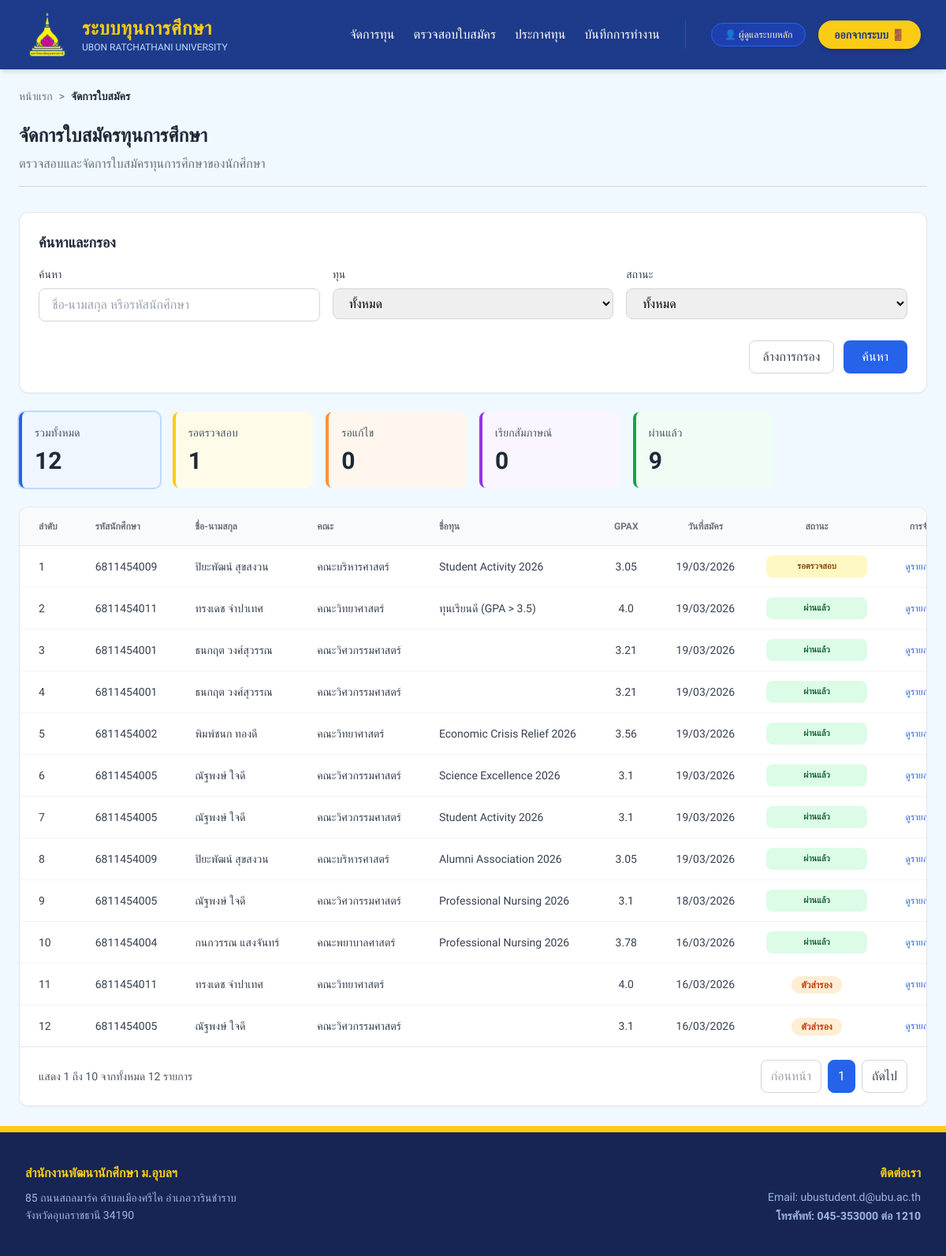
The app's page /officer/applications (signed in), older data.
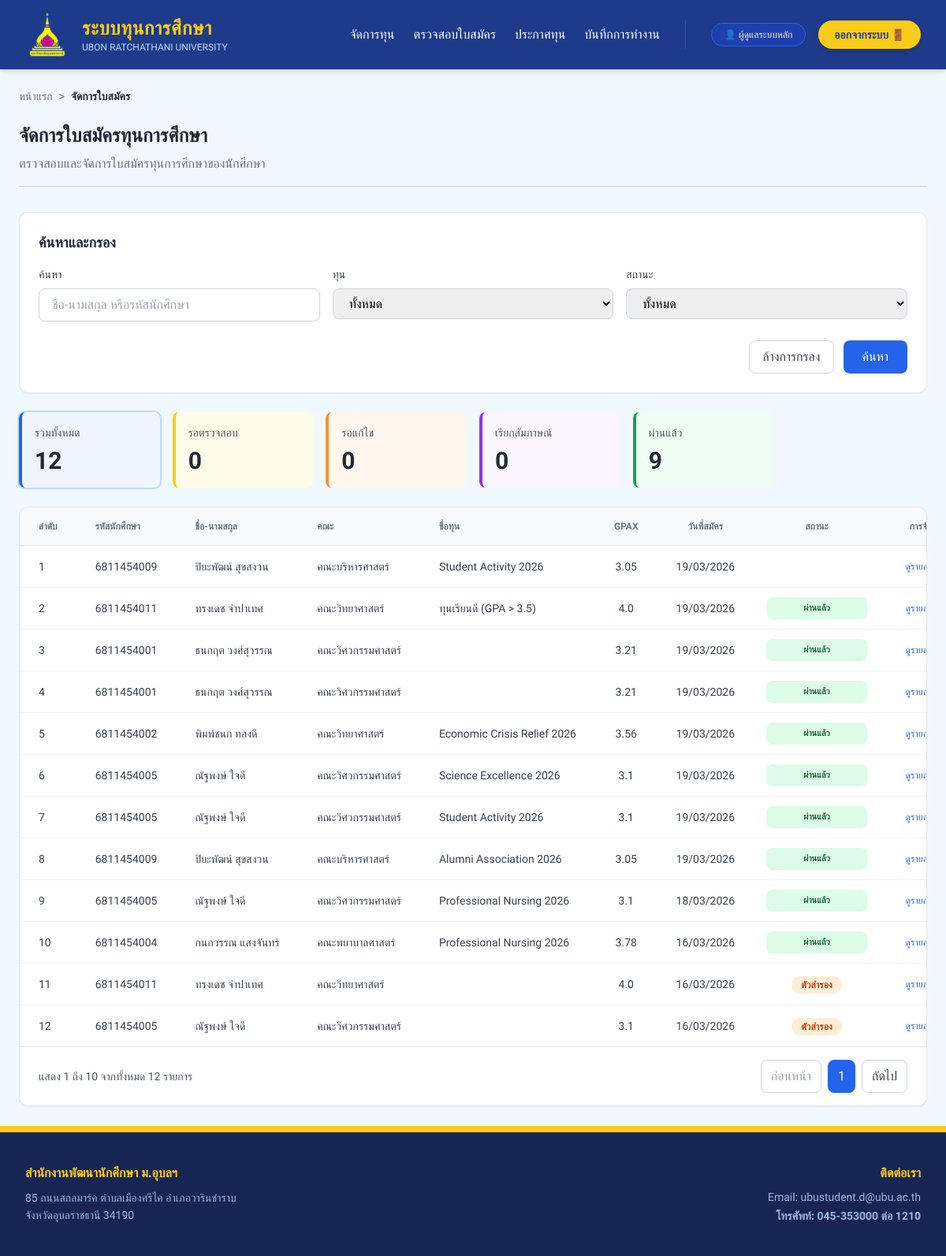
The same page, newer data.
### models.py (models this page shows, shortened)
class Application(db.Model):
    __tablename__ = 'application'
    id = db.Column(db.String, primary_key=True)
    student_id = db.Column(db.String(20), nullable=False)
    student_name = db.Column(db.String(100))
    faculty = db.Column(db.String(100)) # <--- คงไว้ตามที่คุณเพิ่มมา
    scholarship_id = db.Column(db.Integer, db.ForeignKey('scholarship.id'))
    status = db.Column(db.String(20), default='pending')
    reviewing_by = db.Column(db.String(50))
    reviewing_at = db.Column(db.DateTime)
    status_description = db.Column(db.Text)
    is_scored = db.Column(db.Boolean, default=False)
    total_score = db.Column(db.Integer, default=0)
    created_at = db.Column(db.DateTime, default=datetime.utcnow) #เก็บวันที่สมัคร
    application_file = db.Column(db.String(200), nullable=True) #เอกสารไฟล์เเนบของนักศึกษา
    reject_reason = db.Column(db.Text, nullable=True) #เหตุผลจากเจ้าหน้าที่
    interview_date = db.Column(db.Date, nullable=True) # วันที่นัดสัมภาษณ์
    interview_time = db.Column(db.String(100), nullable=True) # เเวลานัดสัมภาษณ์
    interview_location = db.Column(db.String(255), nullable=True) #สถานที่นัดสัมภาษณ์
    notes = db.Column(db.Text, nullable=True) # เหตุผล/ข้อมูลเพิ่มเติมจากนักศึกษา
    form_data = db.Column(db.Text, nullable=True) # JSON ข้อมูลเต็มจากฟอร์มสมัคร
    activity_hours = db.Column(db.Integer, default=0)
    parttime_type = db.Column(db.String(50))
    parttime_description = db.Column(db.Text)
    @property
    def gpa(self):
        s = Student.query.filter_by(student_id=self.student_id).first()
        return s.gpax if s and s.gpax is not None else "-"
    @property
    def application_date(self):
        return self.created_at.strftime('%d/%m/%Y') if self.created_at else "-"

class Scholarship(db.Model):
    __tablename__ = 'scholarship'
    id = db.Column(db.Integer, primary_key=True)
    name = db.Column(db.String(100), nullable=False) # ชื่อทุน
    amount = db.Column(db.Float, nullable=True) # ทุนละเท่าไหร่
    start_date        = db.Column(db.DateTime)          # วันที่เริ่มเปิดรับ
    end_date          = db.Column(db.DateTime)          # วันที่ปิดรับ
    faculty_condition = db.Column(db.String(255))       # คณะที่ระบุ หรือ "ทุกคณะ"
    min_gpax          = db.Column(db.Float, default=0.0) # เกรดเฉลี่ยขั้นต่ำ
    income_cap        = db.Column(db.Float)             # รายได้ครอบครัวไม่เกิน
    number_of_scholarships = db.Column(db.Integer)           # จำนวนทุนที่เปิดรับ
    scholarship_type  = db.Column(db.String(50)) # ประเภทของทุน (เช่น ทุน ภายใน/ภายนอก/บริจาค)
    provider          = db.Column(db.String(100)) # หน่วยงานของทุนนั้นๆ
    status            = db.Column(db.String(20), default='open')  # สถานะของทุน open(เปิดรับ),checking=close(กำลังตรวจสอบ,ปิดทุน), interview(รายชื่อสัมภาษณ์), announce(รายชื่อได้รับทุน)
    interview_file_url = db.Column(db.String(500))    # ลิงก์ไฟล์ประกาศสัมภาษณ์
    announce_file_url = db.Column(db.String(500))     # ลิงก์ไฟล์ประกาศคนได้ทุน
    announcement_date = db.Column(db.DateTime, nullable=True) # วันที่ประกาศผล
    image = db.Column(db.String(200), nullable=True) # ชื่อไฟล์ภาพ
    qualifications = db.Column(db.Text, nullable=True) # คุณสมบัติ
    conditions = db.Column(db.Text, nullable=True) # เงื่อนไข
    scholarship_nature = db.Column(db.String(50), nullable=True) # ลักษณะทุน (ทุนรายปี, ฯลฯ)
    required_documents = db.Column(db.Text, nullable=True) # เอกสารที่ต้องส่ง
    criteria     = db.relationship('Criterion',   backref='scholarship', lazy=True)
    applications = db.relationship('Application', backref='scholarship', lazy=True)

class Student(db.Model):
    __tablename__ = 'student'
    id = db.Column(db.Integer, primary_key=True)
    student_id = db.Column(db.String(20), unique=True, nullable=False)
    password_hash = db.Column(db.String(200), nullable=True)
    name = db.Column(db.String(100), nullable=False)
    citizen_id       = db.Column(db.String(13))   # [REG]
    address_domicile = db.Column(db.Text)          # [REG]
    email            = db.Column(db.String(100))   # [REG]
    mobile           = db.Column(db.String(20))    # [REG/Editable]
    address_current  = db.Column(db.Text)          # [Self]
    facebook         = db.Column(db.String(100))   # [Self]
    line_id          = db.Column(db.String(100))   # [Self]
    faculty              = db.Column(db.String(100))
    year                 = db.Column(db.String(10))   # เช่น "ปี 1"
    gpax                 = db.Column(db.Float)
    advisor_name         = db.Column(db.String(100))
    disciplinary_status  = db.Column(db.String(50))
    father_name   = db.Column(db.String(100))  # [REG]
    mother_name   = db.Column(db.String(100))  # [REG]
    father_job    = db.Column(db.String(100))  # [Self]
    father_income = db.Column(db.Float)        # [Self] รายได้บิดา/เดือน
    inc_father    = db.Column(db.Float)        # [Self] เงินที่บิดาส่งให้/เดือน
    father_health = db.Column(db.Text)         # [Self]
    mother_job    = db.Column(db.String(100))  # [Self]
    mother_income = db.Column(db.Float)        # [Self] รายได้มารดา/เดือน
    inc_mother    = db.Column(db.Float)        # [Self] เงินที่มารดาส่งให้/เดือน
    mother_health = db.Column(db.Text)         # [Self] ปัญหาสุขภาพมารดา
    parents_status = db.Column(db.String(50))  # [Self]
    housing_status = db.Column(db.String(100)) # [Self]
    rent_amount    = db.Column(db.Float)        # [Self] ค่าเช่าบ้าน/เดือน
    housing_other  = db.Column(db.String(100)) # [Self] ระบุที่อยู่อาศัยอื่นๆ
    land_status       = db.Column(db.String(100))  # [Self]
    agri_own_amount   = db.Column(db.Float)         # [Self] จำนวนที่ดินตัวเอง (ไร่)
    agri_rent_amount  = db.Column(db.Float)         # [Self] จำนวนที่ดินเช่า (ไร่)
    agri_rent_cost    = db.Column(db.Float)         # [Self] ค่าเช่าที่ดิน (บาท/เดือน)
    agri_other_detail = db.Column(db.String(100))   # [Self] ระบุอาศัยที่ดินผู้อื่น
    guardian_name     = db.Column(db.String(100))  # [Self]
    guardian_relation = db.Column(db.String(50))   # [Self]
    guardian_job      = db.Column(db.String(100))  # [Self]
    guardian_income   = db.Column(db.Float)         # [Self]
    siblings_list = db.Column(db.JSON)  # [Self] เก็บเป็น JSON
    inc_guardian    = db.Column(db.Float)  # [Self] ได้รับจากผู้อุปการะ
    inc_scholarship = db.Column(db.Float)  # [Self] ได้รับจากทุนการศึกษา (เฉลี่ยรายเดือน)
    inc_parttime    = db.Column(db.Float)  # [Self] ได้รับจากการทำงาน Part time
    exp_food        = db.Column(db.Float)  # [Self] ค่าอาหาร
    exp_dorm        = db.Column(db.Float)  # [Self] ค่าหอพัก
    exp_transport   = db.Column(db.Float)  # [Self] ค่าพาหนะ/เดินทาง
    exp_other       = db.Column(db.Float)  # [Self] ค่าใช้จ่ายอื่นๆ
    monthly_allowance  = db.Column(db.Float)        # [Self] เงินที่ได้รับต่อเดือน (รวม)
    loan_student_fund  = db.Column(db.Boolean)      # [Self] สถานะ กยศ.
    loan_type          = db.Column(db.String(100))  # [Self] ประเภทการกู้
    scholarship_history = db.Column(db.JSON)        # [Self] ประวัติรับทุน
    activity_hours      = db.Column(db.Integer, default=0) # [Self] ชั่วโมงกิจกรรม
    parttime_type      = db.Column(db.String(50))      # [Self] ประเภทรายได้พิเศษ (วันต่อวัน/ทำทุกวัน)
    parttime_description = db.Column(db.Text)           # [Self] รายละเอียดงานพิเศษ
    profile_completeness    = db.Column(db.Integer, default=0)    # คะแนนความสมบูรณ์ของโปรไฟล์ (0-100)
    total_family_income     = db.Column(db.Float,   default=0.0)  # รายได้รวมครอบครัว (คำนวณอัตโนมัติ)
    financial_hardship_score = db.Column(db.Float,  default=0.0)  # ดัชนีความลำบากทางการเงิน (0-1)
    is_profile_locked       = db.Column(db.Boolean, default=False) # ล็อกโปรไฟล์หลังส่งใบสมัคร
    profile_pic = db.Column(db.String(500), nullable=True)  # URL of profile picture

### routes/officer_routes.py (the view, shortened to what this page needs)
@officer_bp.route('/applications')
def applications():
    status_filter = request.args.get('status')
    scholarship_id_filter = request.args.get('scholarship_id', type=int)
    search_query = request.args.get('search', '').strip()
    allowed_statuses = {'draft', 'pending', 'reviewing', 'needs_edit', 'interview', 'approved'}
    if status_filter not in allowed_statuses:
        status_filter = None
    applications_query = Application.query.order_by(Application.created_at.desc())
    if scholarship_id_filter:
        applications_query = applications_query.filter_by(scholarship_id=scholarship_id_filter)
    if status_filter:
        applications_query = applications_query.filter_by(status=status_filter)
    all_applications = applications_query.all()
    scholarships = Scholarship.query.all()
    draft_count = Application.query.filter_by(status='draft').count()
    pending_count = Application.query.filter_by(status='pending').count()
    approved_count = Application.query.filter(
        or_(
            Application.status == 'approved',
            Application.status == 'Selected',
            Application.status == 'ได้รับทุนการศึกษา'
        )
    ).count()
    interview_count = Application.query.filter_by(status='interview').count()
    needs_edit_count = Application.query.filter_by(status='needs_edit').count()
    total_count = Application.query.count()
    page = 1
    per_page = 10
    total_pages = (len(all_applications) + per_page - 1) // per_page
    start_index = (page - 1) * per_page + 1 if all_applications else 0
    end_index = min(page * per_page, len(all_applications)) if all_applications else 0
    return render_template('officer/applications.html',
                           applications=all_applications,
                           scholarships=scholarships,
                           draft_count=draft_count,
                           pending_count=pending_count,
                           approved_count=approved_count,
                           interview_count=interview_count,
                           total_count=total_count,
                           needs_edit_count=needs_edit_count,
                           page=page, per_page=per_page, total_pages=total_pages,
                           start_index=start_index, end_index=end_index,
                           selected_status=status_filter,
                           selected_scholarship_id=scholarship_id_filter,
                           search_query=search_query)

### routes/officer_routes.py (called while the page is built)
@officer_bp.before_request
def require_officer_login():
    exempt_routes = ['officer.login', 'officer.api_scholarships']
    if request.endpoint and request.endpoint not in exempt_routes:
        if "user_id" not in session or session.get("role") != "officer":
            if request.path.startswith('/officer/api/'):
                return jsonify({"status": "error", "message": "Unauthorized API access. Session required."}), 401
            flash("กรุณาเข้าสู่ระบบในฐานะเจ้าหน้าที่", "error")
            return redirect(url_for("login")) # Assuming login is the global login defined in app.py

### templates/officer/applications.html (shortened to what the changed rows need)
{% extends "layouts/base.html" %}
{% block content %}
<div class="max-w-7xl mx-auto p-6">
    <div class="mb-8 pb-4 border-b border-gray-300">
        <h1 class="text-2xl font-bold text-gray-800 mb-2">จัดการใบสมัครทุนการศึกษา</h1>
    </div>
    <div class="bg-white rounded-xl border border-gray-200 shadow-sm p-6 mb-6">
        <h2 class="text-lg font-bold text-gray-800 mb-4">ค้นหาและกรอง</h2>
    </div>
    <div class="grid grid-cols-1 md:grid-cols-2 lg:grid-cols-6 gap-4 mb-6">
        <a href="{{ url_for('officer.applications') }}" class="block bg-blue-50 border-l-4 border-blue-600 rounded-lg p-4 transition hover:shadow-sm{% if not selected_status %} ring-2 ring-blue-200{% endif %}">
        <a href="{{ url_for('officer.applications', status='pending') }}" class="block bg-yellow-50 border-l-4 border-yellow-400 rounded-lg p-4 transition hover:shadow-sm">
            <p class="text-sm text-gray-600 font-medium">รอตรวจสอบ</p>
            <h3 class="text-3xl font-bold text-gray-800 mt-2">{{ pending_count }}</h3>
        </a>
    </div>
    <div class="bg-white shadow-sm rounded-xl border border-gray-200 overflow-hidden">
        <div class="overflow-hidden">
            <table class="w-full table-auto divide-y divide-gray-200">
                <thead class="bg-gray-50">
                    <tr>
                        <th class="px-6 py-4 text-left text-xs font-bold text-gray-500 uppercase">ลำดับ</th>
                        <th class="px-6 py-4 text-left text-xs font-bold text-gray-500 uppercase">รหัสนักศึกษา</th>
                        <th class="px-6 py-4 text-left text-xs font-bold text-gray-500 uppercase whitespace-nowrap">ชื่อ-นามสกุล</th>
                        <th class="px-6 py-4 text-left text-xs font-bold text-gray-500 uppercase whitespace-nowrap">คณะ</th>
                        <th class="px-6 py-4 text-left text-xs font-bold text-gray-500 uppercase whitespace-nowrap">ชื่อทุน</th>
                        <th class="px-6 py-4 text-center text-xs font-bold text-gray-500 uppercase">GPAX</th>
                        <th class="px-6 py-4 text-center text-xs font-bold text-gray-500 uppercase">วันที่สมัคร</th>
                        <th class="px-6 py-4 text-center text-xs font-bold text-gray-500 uppercase w-40 min-w-[160px]">สถานะ</th>
                        <th class="px-6 py-4 text-center text-xs font-bold text-gray-500 uppercase min-w-[120px]">การจัดการ</th>
                    </tr>
                </thead>
                <tbody class="bg-white divide-y divide-gray-100">
                    {% for application in applications if application.status != 'draft' %}
                    <tr class="hover:bg-gray-50 transition">
                        <td class="px-6 py-4 whitespace-nowrap text-sm text-gray-700 font-medium">{{ loop.index }}</td>
                        <td class="px-6 py-4 whitespace-nowrap text-sm text-gray-700">{{ application.student_id }}</td>
                        <td class="px-6 py-4 whitespace-nowrap text-sm text-gray-700">{{ application.student_name }}</td>
                        <td class="px-6 py-4 whitespace-nowrap text-sm text-gray-700">{{ application.faculty }}</td>
                        <td class="px-6 py-4 whitespace-nowrap text-sm text-gray-700">{{ application.scholarship.name }}</td>
                        <td class="px-6 py-4 whitespace-nowrap text-sm text-center text-gray-700">{{ application.gpa }}</td>
                        <td class="px-6 py-4 whitespace-nowrap text-sm text-center text-gray-700">{{ application.application_date }}</td>
                        <td class="px-4 py-3 whitespace-nowrap text-sm text-center w-40 min-w-[160px]">
                            {% if application.status == 'draft' %}
                            <span class="block w-full px-2 py-1 text-[11px] font-semibold rounded-lg bg-gray-100 text-gray-700 truncate">แบบร่าง</span>
                            {% elif application.status in ('pending', 'reviewing') %}
                            <span class="block w-full px-2 py-1 text-[11px] font-semibold rounded-lg bg-yellow-100 text-yellow-800 truncate">{{ 'กำลังตรวจสอบ' if application.status == 'reviewing' else 'รอตรวจสอบ' }}</span>
                            {% elif application.status == 'needs_edit' %}
                            <span class="block w-full px-2 py-1 text-[11px] font-semibold rounded-lg bg-orange-100 text-orange-800 truncate">รอเเก้ไข</span>
                            {% elif application.status == 'interview' %}
                            <span class="block w-full px-2 py-1 text-[11px] font-semibold rounded-lg bg-purple-100 text-purple-800 truncate">เรียกสัมภาษณ์</span>
                            {% elif application.status in ('approved', 'Selected', 'ได้รับทุนการศึกษา') %}
                            <span class="block w-full px-2 py-1 text-[11px] font-semibold rounded-lg bg-green-100 text-green-800 truncate">ผ่านแล้ว</span>
                            {% elif application.status == 'Reserved' %}
                            <span class="px-3 py-1 bg-orange-100 text-orange-700 rounded-full text-xs font-bold">ตัวสำรอง</span>
                            {% endif %}
                        </td>
                        <td class="px-6 py-4 whitespace-nowrap text-center text-xs font-medium min-w-[120px]">
                            <a href="{{ url_for('officer.view_application', application_id=application.id) }}" class="text-blue-600 hover:text-blue-800 font-medium">ดูรายละเอียด</a>
                        </td>
                    </tr>
                    {% else %}
                    <tr>
                        <td colspan="7" class="px-6 py-8 text-center text-gray-500">ไม่พบข้อมูล</td>
                    </tr>
                    {% endfor %}
                </tbody>
            </table>
        </div>
    </div>
</div>
{% endblock %}

Row changes from the older to the newer data that the page shows:
changed Application (number 1 of 12 on the later page): status "รอตรวจสอบ" → (not shown)
Text that changed along with them:
{{ pending_count }}: "1" → "0"
